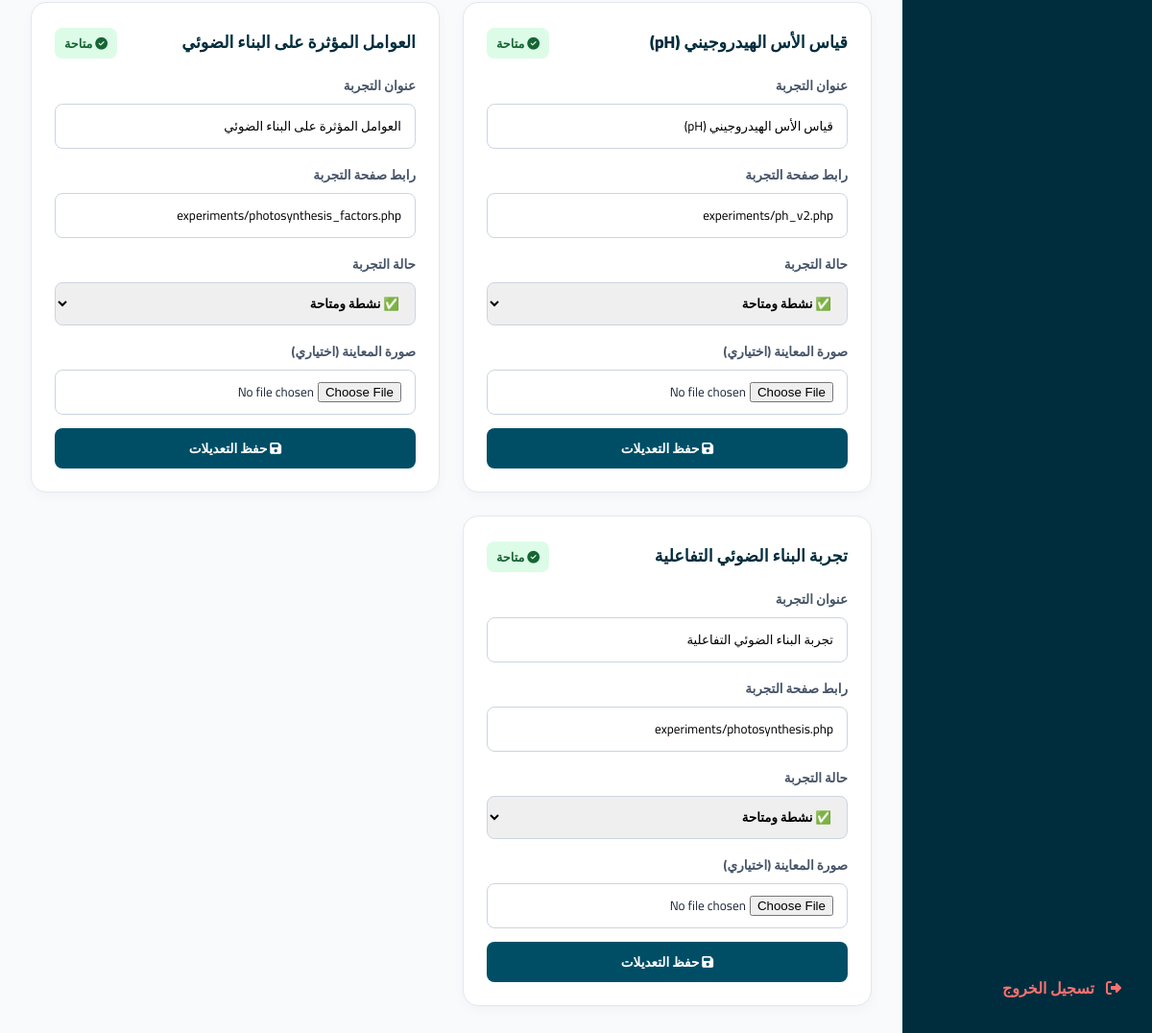
Before: /admin/experiments.php (signed in, lower part) with the older database file.
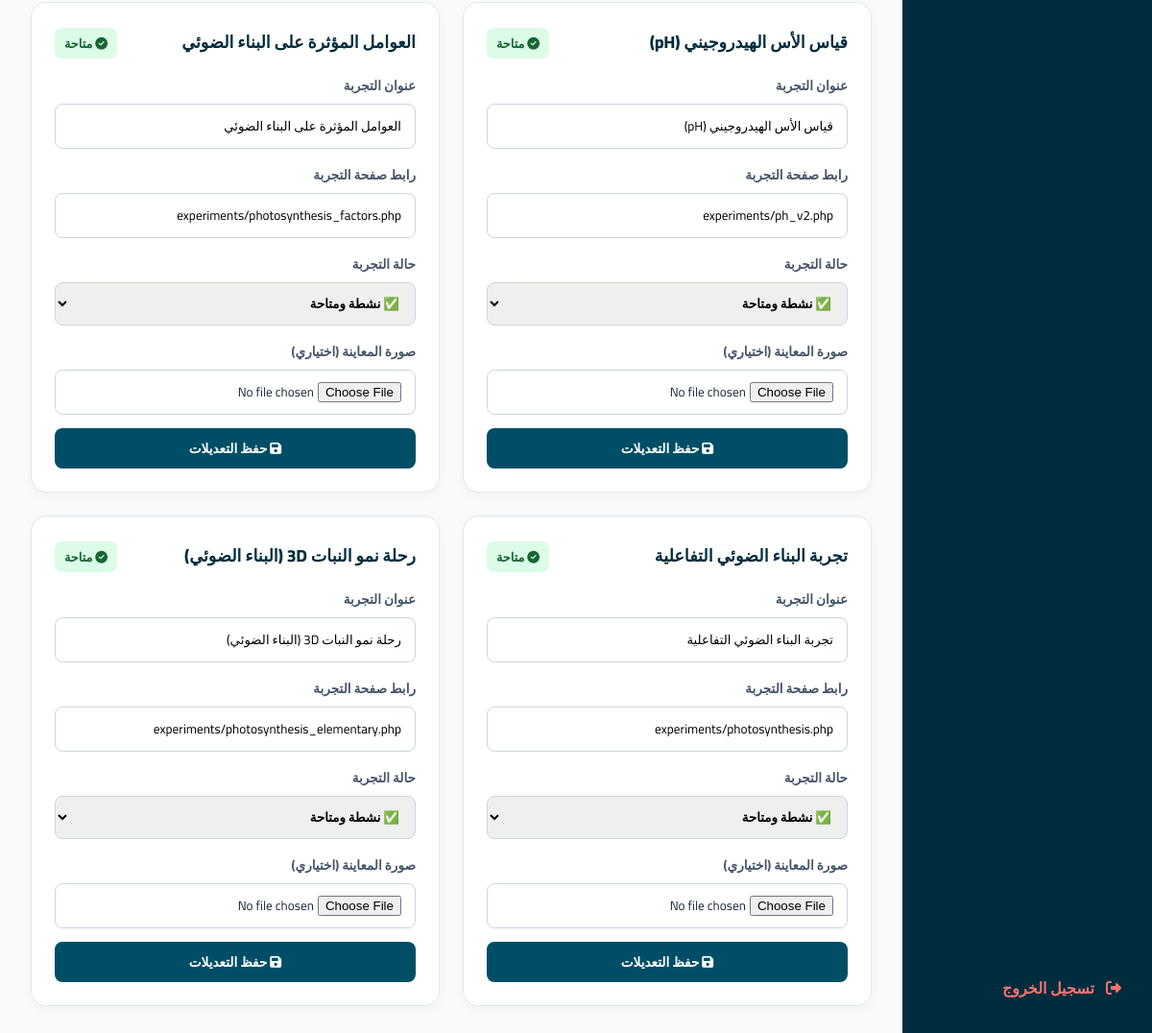
After: the same page with the newer database file.
### tables this page shows
CREATE TABLE IF NOT EXISTS `experiments` (
  `id` int(11) NOT NULL AUTO_INCREMENT,
  `code_name` varchar(50) NOT NULL,
  `title` varchar(100) NOT NULL,
  `page_url` varchar(100) NOT NULL,
  `image_url` varchar(255) DEFAULT NULL,
  `is_active` tinyint(4) DEFAULT 1 COMMENT '1=نشطة, 0=معطلة, 2=قيد التنفيذ/قريباً',
  `created_at` timestamp NOT NULL DEFAULT current_timestamp(),
  PRIMARY KEY (`id`),
  UNIQUE KEY `code_name` (`code_name`)
);

### functions.php (called while the page is built, shortened)
<?php
require_once __DIR__ . '/config.php';
function getAllExperiments($active_only = false) {
    global $conn;
    $query = "SELECT * FROM experiments";
    $query .= " ORDER BY id ASC";
    $result = mysqli_query($conn, $query);
    return $result ? $result->fetch_all(MYSQLI_ASSOC) : [];
}

### admin/experiments.php (the view, shortened to what this page needs)
<?php
$experiments = getAllExperiments();
?>
<!DOCTYPE html>
<html lang="ar" dir="rtl">
<head>
    <link rel="stylesheet" href="https://cdnjs.cloudflare.com/ajax/libs/font-awesome/6.4.0/css/all.min.css">
</head>
<body>
    <div class="sidebar">
        <a href="auth.php?logout=1" class="nav-item" style="margin-top: auto; color: #f87171;"><i class="fas fa-sign-out-alt"></i> تسجيل الخروج</a>
    </div>
    <div class="main-content">
        <div class="grid">
            <?php foreach ($experiments as $exp): ?>
                <div class="card">
                    <div class="card-header">
                        <div class="card-title"><?=htmlspecialchars($exp['title'])?></div>
                        <div>
                            <?php if ($exp['is_active'] == 1): ?>
                                <span style="background:#dcfce7; color:#166534; padding:4px 10px; border-radius:8px; font-weight:700; font-size:0.8rem;"><i class="fas fa-check-circle"></i> متاحة</span>
                            <?php elseif ($exp['is_active'] == 2): ?>
                                <span style="background:#fef3c7; color:#92400e; padding:4px 10px; border-radius:8px; font-weight:700; font-size:0.8rem;"><i class="fas fa-hourglass-half"></i> قيد التنفيذ</span>
                            <?php else: ?>
                                <span style="background:#f1f5f9; color:#64748b; padding:4px 10px; border-radius:8px; font-weight:700; font-size:0.8rem;"><i class="fas fa-ban"></i> معطلة</span>
                            <?php endif; ?>
                        </div>
                    </div>
                    <form method="POST" enctype="multipart/form-data">
                        <div class="form-group">
                            <label>عنوان التجربة</label>
                            <input type="text" name="title" value="<?=htmlspecialchars($exp['title'])?>" required>
                        </div>
                        <div class="form-group">
                            <label>رابط صفحة التجربة</label>
                            <input type="text" name="page_url" value="<?=htmlspecialchars($exp['page_url'])?>">
                        </div>
                        <div class="form-group">
                            <label>حالة التجربة</label>
                            <select name="is_active" style="width: 100%; padding: 8px 12px; border: 1px solid #cbd5e1; border-radius: 8px; outline: none; font-family: 'Cairo'; font-weight: 700;">
                                <option value="1" <?=$exp['is_active'] == 1 ? 'selected' : ''?>>✅ نشطة ومتاحة</option>
                            </select>
                        </div>
                        <div class="form-group">
                            <label>صورة المعاينة (اختياري)</label>
                            <input type="file" name="exp_image" accept="image/*">
                        </div>
                        <button type="submit" name="update_exp" class="btn" style="width:100%;"><i class="fas fa-save"></i> حفظ التعديلات</button>
                    </form>
                </div>
            <?php endforeach; ?>
        </div>
    </div>
</body>
</html>

Changed rows visible on the page:
added experiments: title "رحلة نمو النبات 3D (البناء الضوئي)", shows "متاحة", page_url "experiments/photosynthesis_elementary.php", is_active "✅ نشطة ومتاحة"
